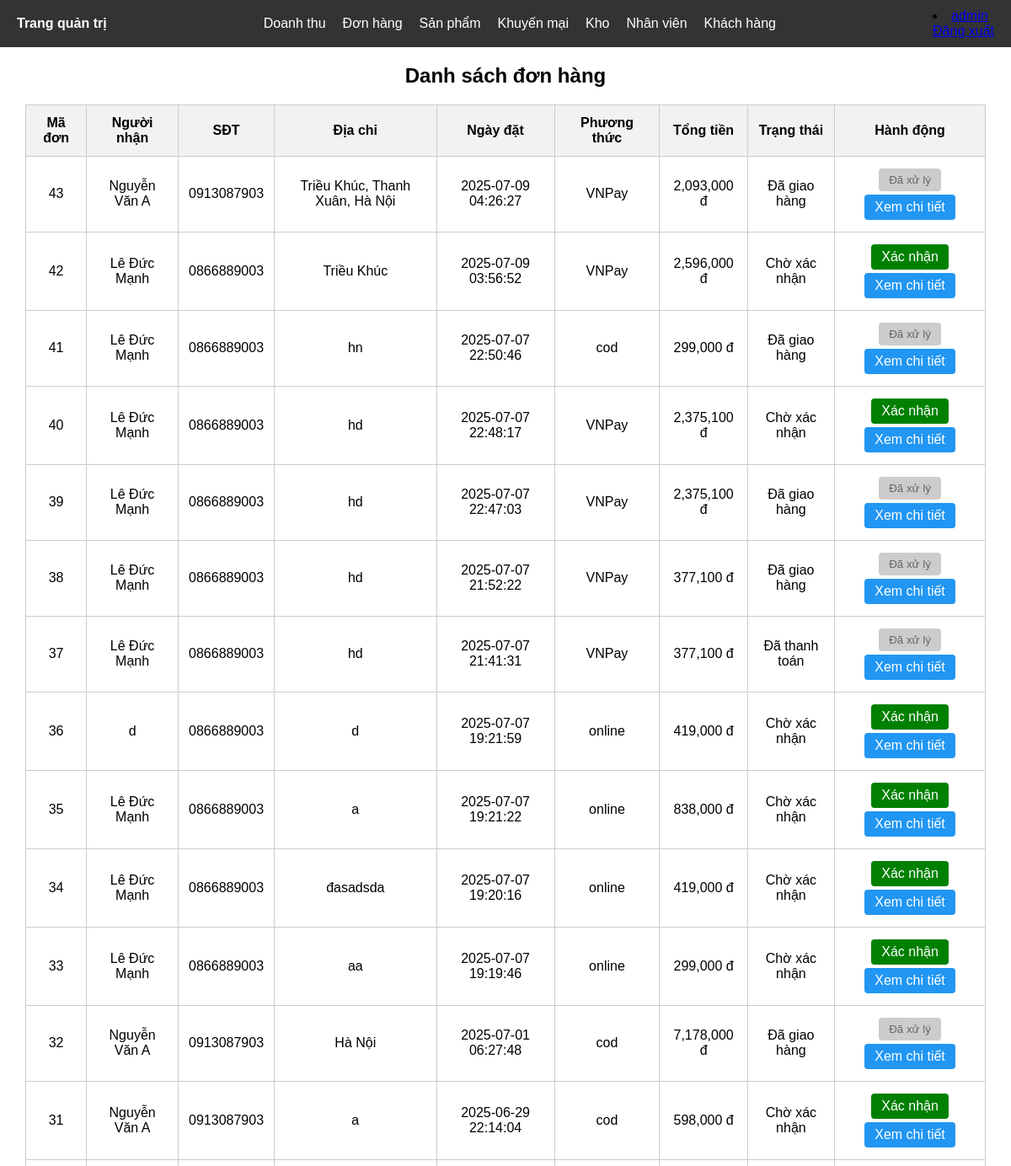
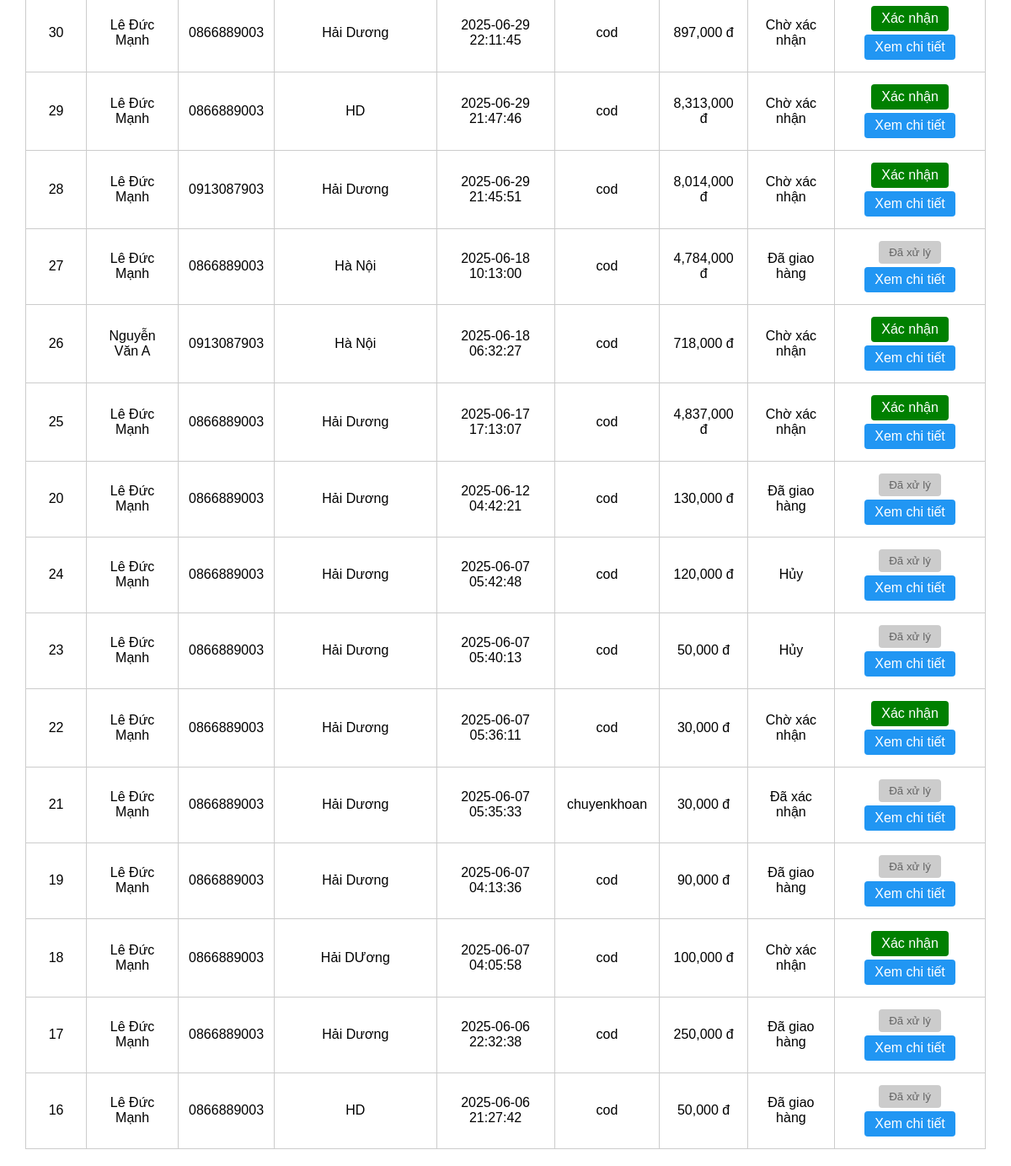
/admin/donhang/donhang.php (signed in), run on the app's committed database (2 pictures, top to bottom).
### tables this page shows
CREATE TABLE `donhang` (
  `MaDonHang` int(11) NOT NULL,
  `MaKH` int(11) DEFAULT NULL,
  `TenNguoiNhan` varchar(100) DEFAULT NULL,
  `SDT` varchar(20) DEFAULT NULL,
  `DiaChi` text DEFAULT NULL,
  `NgayDat` datetime DEFAULT NULL,
  `TongTien` double DEFAULT NULL,
  `TrangThai` varchar(50) DEFAULT NULL,
  `PhuongThucThanhToan` varchar(50) DEFAULT NULL
);

### admin/donhang/donhang.php (the view, shortened to what this page needs)
<?php
include("../include/header.php");
include("../../model/database.php");
$sql = "SELECT * FROM donhang ORDER BY NgayDat DESC";
$result = $conn->query($sql);
?>
<!DOCTYPE html>
<html lang="vi">
<head>
</head>
<body>
<h2 style="text-align: center;">Danh sách đơn hàng</h2>
<table>
    <tr>
        <th>Mã đơn</th>
        <th>Người nhận</th>
        <th>SĐT</th>
        <th>Địa chỉ</th>
        <th>Ngày đặt</th>
        <th>Phương thức</th>
        <th>Tổng tiền</th>
        <th>Trạng thái</th>
        <th>Hành động</th>
    </tr>
    <?php while ($row = $result->fetch_assoc()) : ?>
    <tr>
        <td><?= $row['MaDonHang'] ?></td>
        <td><?= htmlspecialchars($row['TenNguoiNhan']) ?></td>
        <td><?= htmlspecialchars($row['SDT']) ?></td>
        <td><?= htmlspecialchars($row['DiaChi']) ?></td>
        <td><?= $row['NgayDat'] ?></td>
        <td><?= $row['PhuongThucThanhToan'] ?></td>
        <td><?= number_format($row['TongTien']) ?> đ</td>
        <td><?= $row['TrangThai'] ?></td>
        <td>
            <?php if ($row['TrangThai'] == 'Chờ xác nhận'): ?>
                <a href="?xacnhan=<?= $row['MaDonHang'] ?>" class="btn btn-xacnhan" onclick="return confirm('Xác nhận đơn hàng này?')">Xác nhận</a>
            <?php else: ?>
                <button class="btn disabled" disabled>Đã xử lý</button>
            <?php endif; ?>
            <a href="chitietdonhang.php?madon=<?= $row['MaDonHang'] ?>" class="btn btn-chitiet">Xem chi tiết</a>
        </td>
    </tr>
    <?php endwhile; ?>
</table>
</body>
</html>

### admin/include/header.php (style rules this page uses)
body { margin: 0; font-family: Arial, sans-serif; }

### admin/donhang/donhang.php (style rules this page uses)
table { width: 95%; margin: 20px auto; border-collapse: collapse; }
th, td { padding: 12px; border: 1px solid #ccc; text-align: center; }
th { background-color: #f2f2f2; }
.btn { padding: 6px 12px; border: none; border-radius: 4px; cursor: pointer; text-decoration: none; display: inline-block; margin: 2px; }
.btn-xacnhan { background-color: green; color: white; }
.btn-chitiet { background-color: #2196F3; color: white; }
.disabled { background-color: #ccc; color: #666; cursor: not-allowed; }

### data on the page
donhang: MaDonHang "43", TenNguoiNhan "Nguyễn Văn A", SDT "0913087903", DiaChi "Triều Khúc, Thanh Xuân, Hà Nội", NgayDat "2025-07-09 04:26:27", PhuongThucThanhToan "VNPay", TongTien "2,093,000", TrangThai "Đã giao hàng", shows "Đã xử lý"
donhang: MaDonHang "42", TenNguoiNhan "Lê Đức Mạnh", SDT "0866889003", DiaChi "Triều Khúc", NgayDat "2025-07-09 03:56:52", PhuongThucThanhToan "VNPay", TongTien "2,596,000", TrangThai "Chờ xác nhận"
donhang: MaDonHang "41", TenNguoiNhan "Lê Đức Mạnh", SDT "0866889003", DiaChi "hn", NgayDat "2025-07-07 22:50:46", PhuongThucThanhToan "cod", TongTien "299,000", TrangThai "Đã giao hàng", shows "Đã xử lý"
donhang: MaDonHang "40", TenNguoiNhan "Lê Đức Mạnh", SDT "0866889003", DiaChi "hd", NgayDat "2025-07-07 22:48:17", PhuongThucThanhToan "VNPay", TongTien "2,375,100", TrangThai "Chờ xác nhận"
donhang: MaDonHang "39", TenNguoiNhan "Lê Đức Mạnh", SDT "0866889003", DiaChi "hd", NgayDat "2025-07-07 22:47:03", PhuongThucThanhToan "VNPay", TongTien "2,375,100", TrangThai "Đã giao hàng", shows "Đã xử lý"
donhang: MaDonHang "38", TenNguoiNhan "Lê Đức Mạnh", SDT "0866889003", DiaChi "hd", NgayDat "2025-07-07 21:52:22", PhuongThucThanhToan "VNPay", TongTien "377,100", TrangThai "Đã giao hàng", shows "Đã xử lý"
donhang: MaDonHang "37", TenNguoiNhan "Lê Đức Mạnh", SDT "0866889003", DiaChi "hd", NgayDat "2025-07-07 21:41:31", PhuongThucThanhToan "VNPay", TongTien "377,100", TrangThai "Đã thanh toán", shows "Đã xử lý"
donhang: MaDonHang "36", TenNguoiNhan "d", SDT "0866889003", DiaChi "d", NgayDat "2025-07-07 19:21:59", PhuongThucThanhToan "online", TongTien "419,000", TrangThai "Chờ xác nhận"
donhang: MaDonHang "35", TenNguoiNhan "Lê Đức Mạnh", SDT "0866889003", DiaChi "a", NgayDat "2025-07-07 19:21:22", PhuongThucThanhToan "online", TongTien "838,000", TrangThai "Chờ xác nhận"
donhang: MaDonHang "34", TenNguoiNhan "Lê Đức Mạnh", SDT "0866889003", DiaChi "đasadsda", NgayDat "2025-07-07 19:20:16", PhuongThucThanhToan "online", TongTien "419,000", TrangThai "Chờ xác nhận"
donhang: MaDonHang "33", TenNguoiNhan "Lê Đức Mạnh", SDT "0866889003", DiaChi "aa", NgayDat "2025-07-07 19:19:46", PhuongThucThanhToan "online", TongTien "299,000", TrangThai "Chờ xác nhận"
donhang: MaDonHang "32", TenNguoiNhan "Nguyễn Văn A", SDT "0913087903", DiaChi "Hà Nội", NgayDat "2025-07-01 06:27:48", PhuongThucThanhToan "cod", TongTien "7,178,000", TrangThai "Đã giao hàng", shows "Đã xử lý"
donhang: MaDonHang "31", TenNguoiNhan "Nguyễn Văn A", SDT "0913087903", DiaChi "a", NgayDat "2025-06-29 22:14:04", PhuongThucThanhToan "cod", TongTien "598,000", TrangThai "Chờ xác nhận"
donhang: MaDonHang "30", TenNguoiNhan "Lê Đức Mạnh", SDT "0866889003", DiaChi "Hải Dương", NgayDat "2025-06-29 22:11:45", PhuongThucThanhToan "cod", TongTien "897,000", TrangThai "Chờ xác nhận"
donhang: MaDonHang "29", TenNguoiNhan "Lê Đức Mạnh", SDT "0866889003", DiaChi "HD", NgayDat "2025-06-29 21:47:46", PhuongThucThanhToan "cod", TongTien "8,313,000", TrangThai "Chờ xác nhận"
donhang: MaDonHang "28", TenNguoiNhan "Lê Đức Mạnh", SDT "0913087903", DiaChi "Hải Dương", NgayDat "2025-06-29 21:45:51", PhuongThucThanhToan "cod", TongTien "8,014,000", TrangThai "Chờ xác nhận"
donhang: MaDonHang "27", TenNguoiNhan "Lê Đức Mạnh", SDT "0866889003", DiaChi "Hà Nội", NgayDat "2025-06-18 10:13:00", PhuongThucThanhToan "cod", TongTien "4,784,000", TrangThai "Đã giao hàng", shows "Đã xử lý"
donhang: MaDonHang "26", TenNguoiNhan "Nguyễn Văn A", SDT "0913087903", DiaChi "Hà Nội", NgayDat "2025-06-18 06:32:27", PhuongThucThanhToan "cod", TongTien "718,000", TrangThai "Chờ xác nhận"
donhang: MaDonHang "25", TenNguoiNhan "Lê Đức Mạnh", SDT "0866889003", DiaChi "Hải Dương", NgayDat "2025-06-17 17:13:07", PhuongThucThanhToan "cod", TongTien "4,837,000", TrangThai "Chờ xác nhận"
donhang: MaDonHang "20", TenNguoiNhan "Lê Đức Mạnh", SDT "0866889003", DiaChi "Hải Dương", NgayDat "2025-06-12 04:42:21", PhuongThucThanhToan "cod", TongTien "130,000", TrangThai "Đã giao hàng", shows "Đã xử lý"
donhang: MaDonHang "24", TenNguoiNhan "Lê Đức Mạnh", SDT "0866889003", DiaChi "Hải Dương", NgayDat "2025-06-07 05:42:48", PhuongThucThanhToan "cod", TongTien "120,000", TrangThai "Hủy", shows "Đã xử lý"
donhang: MaDonHang "23", TenNguoiNhan "Lê Đức Mạnh", SDT "0866889003", DiaChi "Hải Dương", NgayDat "2025-06-07 05:40:13", PhuongThucThanhToan "cod", TongTien "50,000", TrangThai "Hủy", shows "Đã xử lý"
donhang: MaDonHang "22", TenNguoiNhan "Lê Đức Mạnh", SDT "0866889003", DiaChi "Hải Dương", NgayDat "2025-06-07 05:36:11", PhuongThucThanhToan "cod", TongTien "30,000", TrangThai "Chờ xác nhận"
donhang: MaDonHang "21", TenNguoiNhan "Lê Đức Mạnh", SDT "0866889003", DiaChi "Hải Dương", NgayDat "2025-06-07 05:35:33", PhuongThucThanhToan "chuyenkhoan", TongTien "30,000", TrangThai "Đã xác nhận", shows "Đã xử lý"
donhang: MaDonHang "19", TenNguoiNhan "Lê Đức Mạnh", SDT "0866889003", DiaChi "Hải Dương", NgayDat "2025-06-07 04:13:36", PhuongThucThanhToan "cod", TongTien "90,000", TrangThai "Đã giao hàng", shows "Đã xử lý"
donhang: MaDonHang "18", TenNguoiNhan "Lê Đức Mạnh", SDT "0866889003", DiaChi "Hải DƯơng", NgayDat "2025-06-07 04:05:58", PhuongThucThanhToan "cod", TongTien "100,000", TrangThai "Chờ xác nhận"
donhang: MaDonHang "17", TenNguoiNhan "Lê Đức Mạnh", SDT "0866889003", DiaChi "Hải Dương", NgayDat "2025-06-06 22:32:38", PhuongThucThanhToan "cod", TongTien "250,000", TrangThai "Đã giao hàng", shows "Đã xử lý"
donhang: MaDonHang "16", TenNguoiNhan "Lê Đức Mạnh", SDT "0866889003", DiaChi "HD", NgayDat "2025-06-06 21:27:42", PhuongThucThanhToan "cod", TongTien "50,000", TrangThai "Đã giao hàng", shows "Đã xử lý"

### other printed values
$tennv "admin"
